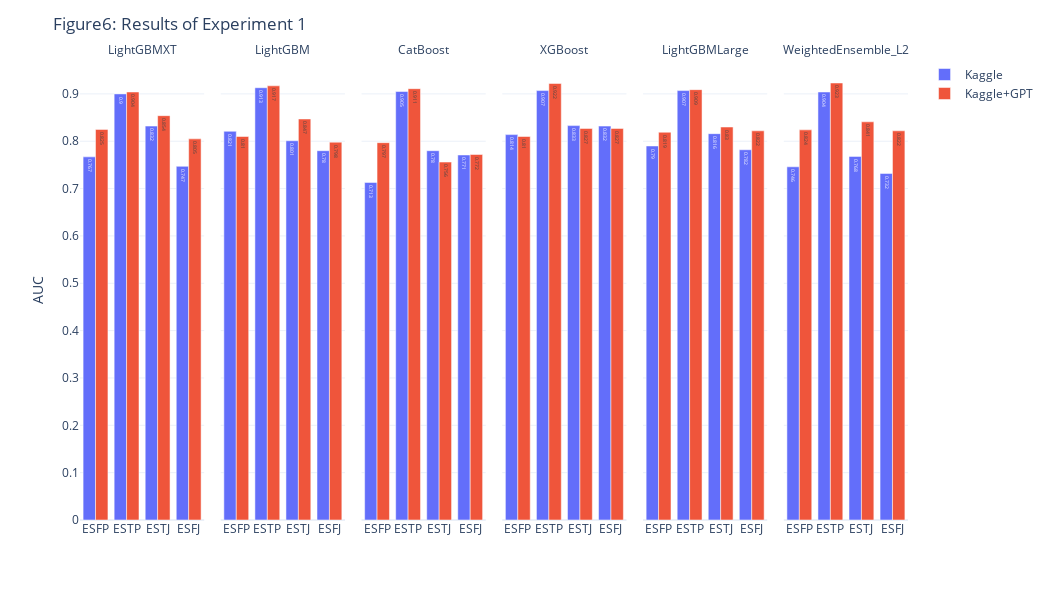

Notebook code cell kept with this figure:
### Markdown cell above
## Experiment1

### Code cell
figs['실험1결과요약'].layout['title']['text']='Figure6: Results of Experiment 1'
figs['실험1결과요약'].layout['width']=1050
figs['실험1결과요약'].layout['height']=600
figs['실험1결과요약']

### Figure 1 — Plotly figure (JSON) as saved in the notebook; plotly's stock layout.template omitted (floating-point values rounded to 4 significant figures)
{"data": [{"alignmentgroup": "True", "hovertemplate": "시나리오=Kaggle<br>Method=LightGBMXT<br>Type=%{x}<br>Value=%{text}<extra></extra>", "legendgroup": "Kaggle", "marker": {"color": "#636efa", "pattern": {"shape": ""}}, "name": "Kaggle", "offsetgroup": "Kaggle", "orientation": "v", "showlegend": true, "text": [0.767, 0.9, 0.832, 0.747], "textposition": "auto", "type": "bar", "x": ["ESFP", "ESTP", "ESTJ", "ESFJ"], "xaxis": "x", "y": [0.767, 0.9, 0.832, 0.747], "yaxis": "y"}, {"alignmentgroup": "True", "hovertemplate": "시나리오=Kaggle<br>Method=LightGBM<br>Type=%{x}<br>Value=%{text}<extra></extra>", "legendgroup": "Kaggle", "marker": {"color": "#636efa", "pattern": {"shape": ""}}, "name": "Kaggle", "offsetgroup": "Kaggle", "orientation": "v", "showlegend": false, "text": [0.821, 0.913, 0.801, 0.78], "textposition": "auto", "type": "bar", "x": ["ESFP", "ESTP", "ESTJ", "ESFJ"], "xaxis": "x2", "y": [0.821, 0.913, 0.801, 0.78], "yaxis": "y2"}, {"alignmentgroup": "True", "hovertemplate": "시나리오=Kaggle<br>Method=CatBoost<br>Type=%{x}<br>Value=%{text}<extra></extra>", "legendgroup": "Kaggle", "marker": {"color": "#636efa", "pattern": {"shape": ""}}, "name": "Kaggle", "offsetgroup": "Kaggle", "orientation": "v", "showlegend": false, "text": [0.713, 0.905, 0.78, 0.771], "textposition": "auto", "type": "bar", "x": ["ESFP", "ESTP", "ESTJ", "ESFJ"], "xaxis": "x3", "y": [0.713, 0.905, 0.78, 0.771], "yaxis": "y3"}, {"alignmentgroup": "True", "hovertemplate": "시나리오=Kaggle<br>Method=XGBoost<br>Type=%{x}<br>Value=%{text}<extra></extra>", "legendgroup": "Kaggle", "marker": {"color": "#636efa", "pattern": {"shape": ""}}, "name": "Kaggle", "offsetgroup": "Kaggle", "orientation": "v", "showlegend": false, "text": [0.814, 0.907, 0.833, 0.832], "textposition": "auto", "type": "bar", "x": ["ESFP", "ESTP", "ESTJ", "ESFJ"], "xaxis": "x4", "y": [0.814, 0.907, 0.833, 0.832], "yaxis": "y4"}, {"alignmentgroup": "True", "hovertemplate": "시나리오=Kaggle<br>Method=LightGBMLarge<br>Type=%{x}<br>Value=%{text}<extra></extra>", "legendgroup": "Kaggle", "marker": {"color": "#636efa", "pattern": {"shape": ""}}, "name": "Kaggle", "offsetgroup": "Kaggle", "orientation": "v", "showlegend": false, "text": [0.79, 0.907, 0.816, 0.782], "textposition": "auto", "type": "bar", "x": ["ESFP", "ESTP", "ESTJ", "ESFJ"], "xaxis": "x5", "y": [0.79, 0.907, 0.816, 0.782], "yaxis": "y5"}, {"alignmentgroup": "True", "hovertemplate": "시나리오=Kaggle<br>Method=WeightedEnsemble_L2<br>Type=%{x}<br>Value=%{text}<extra></extra>", "legendgroup": "Kaggle", "marker": {"color": "#636efa", "pattern": {"shape": ""}}, "name": "Kaggle", "offsetgroup": "Kaggle", "orientation": "v", "showlegend": false, "text": [0.746, 0.904, 0.768, 0.732], "textposition": "auto", "type": "bar", "x": ["ESFP", "ESTP", "ESTJ", "ESFJ"], "xaxis": "x6", "y": [0.746, 0.904, 0.768, 0.732], "yaxis": "y6"}, {"alignmentgroup": "True", "hovertemplate": "시나리오=Kaggle+GPT<br>Method=LightGBMXT<br>Type=%{x}<br>Value=%{text}<extra></extra>", "legendgroup": "Kaggle+GPT", "marker": {"color": "#EF553B", "pattern": {"shape": ""}}, "name": "Kaggle+GPT", "offsetgroup": "Kaggle+GPT", "orientation": "v", "showlegend": true, "text": [0.825, 0.904, 0.854, 0.805], "textposition": "auto", "type": "bar", "x": ["ESFP", "ESTP", "ESTJ", "ESFJ"], "xaxis": "x", "y": [0.825, 0.904, 0.854, 0.805], "yaxis": "y"}, {"alignmentgroup": "True", "hovertemplate": "시나리오=Kaggle+GPT<br>Method=LightGBM<br>Type=%{x}<br>Value=%{text}<extra></extra>", "legendgroup": "Kaggle+GPT", "marker": {"color": "#EF553B", "pattern": {"shape": ""}}, "name": "Kaggle+GPT", "offsetgroup": "Kaggle+GPT", "orientation": "v", "showlegend": false, "text": [0.81, 0.917, 0.847, 0.798], "textposition": "auto", "type": "bar", "x": ["ESFP", "ESTP", "ESTJ", "ESFJ"], "xaxis": "x2", "y": [0.81, 0.917, 0.847, 0.798], "yaxis": "y2"}, {"alignmentgroup": "True", "hovertemplate": "시나리오=Kaggle+GPT<br>Method=CatBoost<br>Type=%{x}<br>Value=%{text}<extra></extra>", "legendgroup": "Kaggle+GPT", "marker": {"color": "#EF553B", "pattern": {"shape": ""}}, "name": "Kaggle+GPT", "offsetgroup": "Kaggle+GPT", "orientation": "v", "showlegend": false, "text": [0.797, 0.911, 0.756, 0.772], "textposition": "auto", "type": "bar", "x": ["ESFP", "ESTP", "ESTJ", "ESFJ"], "xaxis": "x3", "y": [0.797, 0.911, 0.756, 0.772], "yaxis": "y3"}, {"alignmentgroup": "True", "hovertemplate": "시나리오=Kaggle+GPT<br>Method=XGBoost<br>Type=%{x}<br>Value=%{text}<extra></extra>", "legendgroup": "Kaggle+GPT", "marker": {"color": "#EF553B", "pattern": {"shape": ""}}, "name": "Kaggle+GPT", "offsetgroup": "Kaggle+GPT", "orientation": "v", "showlegend": false, "text": [0.81, 0.922, 0.827, 0.827], "textposition": "auto", "type": "bar", "x": ["ESFP", "ESTP", "ESTJ", "ESFJ"], "xaxis": "x4", "y": [0.81, 0.922, 0.827, 0.827], "yaxis": "y4"}, {"alignmentgroup": "True", "hovertemplate": "시나리오=Kaggle+GPT<br>Method=LightGBMLarge<br>Type=%{x}<br>Value=%{text}<extra></extra>", "legendgroup": "Kaggle+GPT", "marker": {"color": "#EF553B", "pattern": {"shape": ""}}, "name": "Kaggle+GPT", "offsetgroup": "Kaggle+GPT", "orientation": "v", "showlegend": false, "text": [0.819, 0.909, 0.83, 0.822], "textposition": "auto", "type": "bar", "x": ["ESFP", "ESTP", "ESTJ", "ESFJ"], "xaxis": "x5", "y": [0.819, 0.909, 0.83, 0.822], "yaxis": "y5"}, {"alignmentgroup": "True", "hovertemplate": "시나리오=Kaggle+GPT<br>Method=WeightedEnsemble_L2<br>Type=%{x}<br>Value=%{text}<extra></extra>", "legendgroup": "Kaggle+GPT", "marker": {"color": "#EF553B", "pattern": {"shape": ""}}, "name": "Kaggle+GPT", "offsetgroup": "Kaggle+GPT", "orientation": "v", "showlegend": false, "text": [0.824, 0.923, 0.841, 0.822], "textposition": "auto", "type": "bar", "x": ["ESFP", "ESTP", "ESTJ", "ESFJ"], "xaxis": "x6", "y": [0.824, 0.923, 0.841, 0.822], "yaxis": "y6"}], "layout": {"annotations": [{"showarrow": false, "text": "LightGBMXT", "x": 0.075, "xanchor": "center", "xref": "paper", "y": 1, "yanchor": "bottom", "yref": "paper"}, {"showarrow": false, "text": "LightGBM", "x": 0.245, "xanchor": "center", "xref": "paper", "y": 1, "yanchor": "bottom", "yref": "paper"}, {"showarrow": false, "text": "CatBoost", "x": 0.415, "xanchor": "center", "xref": "paper", "y": 1, "yanchor": "bottom", "yref": "paper"}, {"showarrow": false, "text": "XGBoost", "x": 0.585, "xanchor": "center", "xref": "paper", "y": 1, "yanchor": "bottom", "yref": "paper"}, {"showarrow": false, "text": "LightGBMLarge", "x": 0.755, "xanchor": "center", "xref": "paper", "y": 1, "yanchor": "bottom", "yref": "paper"}, {"showarrow": false, "text": "WeightedEnsemble_L2", "x": 0.925, "xanchor": "center", "xref": "paper", "y": 1, "yanchor": "bottom", "yref": "paper"}], "barmode": "group", "height": 600, "legend": {"title": {"text": ""}, "tracegroupgap": 0}, "margin": {"t": 60}, "title": {"text": "Figure6: Results of Experiment 1"}, "width": 1050, "xaxis": {"anchor": "y", "autorange": true, "domain": [0, 0.15], "range": [-0.5, 3.5], "title": {"text": ""}, "type": "category"}, "xaxis2": {"anchor": "y2", "autorange": true, "domain": [0.17, 0.32], "matches": "x", "range": [-0.5, 3.5], "title": {"text": ""}, "type": "category"}, "xaxis3": {"anchor": "y3", "autorange": true, "domain": [0.34, 0.49], "matches": "x", "range": [-0.5, 3.5], "title": {"text": ""}, "type": "category"}, "xaxis4": {"anchor": "y4", "autorange": true, "domain": [0.51, 0.66], "matches": "x", "range": [-0.5, 3.5], "title": {"text": ""}, "type": "category"}, "xaxis5": {"anchor": "y5", "autorange": true, "domain": [0.68, 0.83], "matches": "x", "range": [-0.5, 3.5], "title": {"text": ""}, "type": "category"}, "xaxis6": {"anchor": "y6", "autorange": true, "domain": [0.85, 1], "matches": "x", "range": [-0.5, 3.5], "title": {"text": ""}, "type": "category"}, "yaxis": {"anchor": "x", "autorange": true, "domain": [0, 1], "range": [0, 0.9716], "title": {"text": "AUC"}, "type": "linear"}, "yaxis2": {"anchor": "x2", "autorange": true, "domain": [0, 1], "matches": "y", "range": [0, 0.9716], "showticklabels": false, "type": "linear"}, "yaxis3": {"anchor": "x3", "autorange": true, "domain": [0, 1], "matches": "y", "range": [0, 0.9716], "showticklabels": false, "type": "linear"}, "yaxis4": {"anchor": "x4", "autorange": true, "domain": [0, 1], "matches": "y", "range": [0, 0.9716], "showticklabels": false, "type": "linear"}, "yaxis5": {"anchor": "x5", "autorange": true, "domain": [0, 1], "matches": "y", "range": [0, 0.9716], "showticklabels": false, "type": "linear"}, "yaxis6": {"anchor": "x6", "autorange": true, "domain": [0, 1], "matches": "y", "range": [0, 0.9716], "showticklabels": false, "type": "linear"}}}
